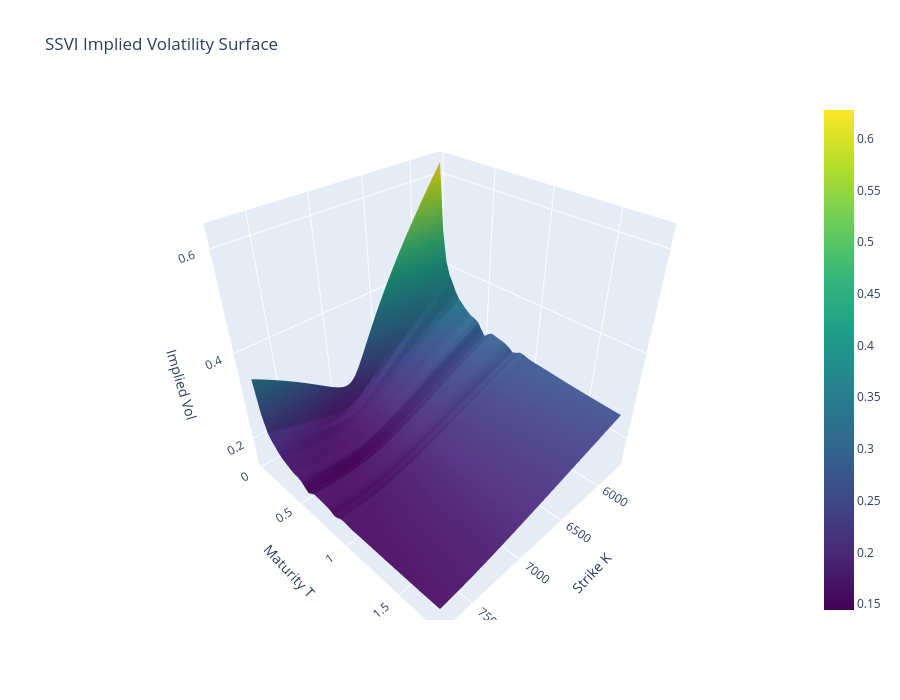

Here is the notebook cell this chart was saved with:
### Markdown cell above
## Implied vol and local vol surfaces

### Code cell
import plotly.graph_objects as go

surface = ssvi_result.build_analytical_surface(forwards)

# implied vol surface
K_plot = np.linspace(S0 * 0.85, S0 * 1.15, 100)
T_plot = np.linspace(maturities[0], maturities[-1], 50)
K_mesh, T_mesh = np.meshgrid(K_plot, T_plot)

IV_mesh = np.zeros_like(K_mesh)
for i in range(K_mesh.shape[0]):
    for j in range(K_mesh.shape[1]):
        IV_mesh[i, j] = surface.implied_volatility(K_mesh[i, j], T_mesh[i, j])

fig = go.Figure(data=[go.Surface(x=K_mesh, y=T_mesh, z=IV_mesh, colorscale='Viridis')])
fig.update_layout(
    title='SSVI Implied Volatility Surface',
    scene=dict(xaxis_title='Strike K', yaxis_title='Maturity T', zaxis_title='Implied Vol'),
    width=900, height=700)
fig.show()

### Figure 1 — Plotly figure (JSON) as saved in the notebook; plotly's stock layout.template omitted (floating-point values rounded to 4 significant figures; data arrays with more than 128 entries replaced by an {"elided": "..."} marker saying what was removed)
{"data": [{"colorscale": [[0, "#440154"], [0.1111, "#482878"], [0.2222, "#3e4989"], [0.3333, "#31688e"], [0.4444, "#26828e"], [0.5556, "#1f9e89"], [0.6667, "#35b779"], [0.7778, "#6ece58"], [0.8889, "#b5de2b"], [1, "#fde725"]], "type": "surface", "x": {"elided": "50x100 float values"}, "y": {"elided": "50x100 float values"}, "z": {"elided": "50x100 float values"}}], "layout": {"height": 700, "scene": {"xaxis": {"title": {"text": "Strike K"}}, "yaxis": {"title": {"text": "Maturity T"}}, "zaxis": {"title": {"text": "Implied Vol"}}}, "title": {"text": "SSVI Implied Volatility Surface"}, "width": 900}}
